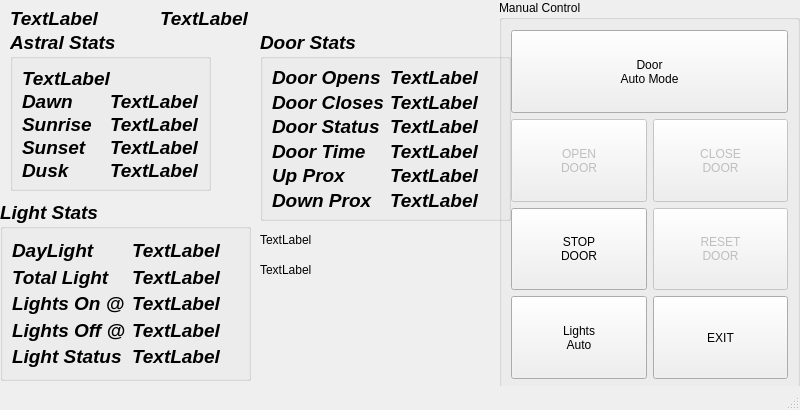
<?xml version="1.0" encoding="UTF-8"?>
<ui version="4.0">
 <class>MainWindow</class>
 <widget class="QMainWindow" name="MainWindow">
  <property name="geometry">
   <rect>
    <x>0</x>
    <y>0</y>
    <width>800</width>
    <height>410</height>
   </rect>
  </property>
  <property name="windowTitle">
   <string>Chicken Coop</string>
  </property>
  <property name="animated">
   <bool>false</bool>
  </property>
  <widget class="QWidget" name="centralwidget">
   <widget class="QLabel" name="dateLabel">
    <property name="geometry">
     <rect>
      <x>10</x>
      <y>10</y>
      <width>131</width>
      <height>17</height>
     </rect>
    </property>
    <property name="font">
     <font>
      <pointsize>14</pointsize>
      <weight>75</weight>
      <italic>true</italic>
      <bold>true</bold>
     </font>
    </property>
    <property name="text">
     <string>TextLabel</string>
    </property>
   </widget>
   <widget class="QGroupBox" name="gridGroupBox">
    <property name="geometry">
     <rect>
      <x>10</x>
      <y>30</y>
      <width>201</width>
      <height>161</height>
     </rect>
    </property>
    <property name="font">
     <font>
      <pointsize>14</pointsize>
      <weight>75</weight>
      <italic>true</italic>
      <bold>true</bold>
     </font>
    </property>
    <property name="title">
     <string>Astral Stats</string>
    </property>
    <property name="alignment">
     <set>Qt::AlignLeading|Qt::AlignLeft|Qt::AlignTop</set>
    </property>
    <layout class="QGridLayout" name="gridLayout">
     <property name="topMargin">
      <number>10</number>
     </property>
     <item row="2" column="0">
      <widget class="QLabel" name="label_2">
       <property name="text">
        <string>Sunrise</string>
       </property>
       <property name="margin">
        <number>1</number>
       </property>
      </widget>
     </item>
     <item row="4" column="0">
      <widget class="QLabel" name="label_4">
       <property name="text">
        <string>Dusk</string>
       </property>
       <property name="margin">
        <number>1</number>
       </property>
      </widget>
     </item>
     <item row="3" column="0">
      <widget class="QLabel" name="label_3">
       <property name="text">
        <string>Sunset</string>
       </property>
       <property name="margin">
        <number>1</number>
       </property>
      </widget>
     </item>
     <item row="2" column="1">
      <widget class="QLabel" name="sunriseLabel">
       <property name="text">
        <string>TextLabel</string>
       </property>
       <property name="margin">
        <number>1</number>
       </property>
      </widget>
     </item>
     <item row="1" column="0">
      <widget class="QLabel" name="label">
       <property name="text">
        <string>Dawn</string>
       </property>
       <property name="margin">
        <number>1</number>
       </property>
      </widget>
     </item>
     <item row="1" column="1">
      <widget class="QLabel" name="dawnLabel">
       <property name="text">
        <string>TextLabel</string>
       </property>
       <property name="margin">
        <number>1</number>
       </property>
      </widget>
     </item>
     <item row="3" column="1">
      <widget class="QLabel" name="sunsetLabel">
       <property name="text">
        <string>TextLabel</string>
       </property>
       <property name="margin">
        <number>1</number>
       </property>
      </widget>
     </item>
     <item row="4" column="1">
      <widget class="QLabel" name="duskLabel">
       <property name="text">
        <string>TextLabel</string>
       </property>
       <property name="margin">
        <number>1</number>
       </property>
      </widget>
     </item>
     <item row="0" column="0" colspan="2">
      <widget class="QLabel" name="methodLabel">
       <property name="text">
        <string>TextLabel</string>
       </property>
      </widget>
     </item>
    </layout>
   </widget>
   <widget class="QLabel" name="timeLabel">
    <property name="geometry">
     <rect>
      <x>160</x>
      <y>10</y>
      <width>141</width>
      <height>17</height>
     </rect>
    </property>
    <property name="font">
     <font>
      <pointsize>14</pointsize>
      <weight>75</weight>
      <italic>true</italic>
      <bold>true</bold>
     </font>
    </property>
    <property name="text">
     <string>TextLabel</string>
    </property>
   </widget>
   <widget class="QGroupBox" name="gridGroupBox">
    <property name="geometry">
     <rect>
      <x>499</x>
      <y>0</y>
      <width>301</width>
      <height>391</height>
     </rect>
    </property>
    <property name="styleSheet">
     <string notr="true">QPushButton {
min-height: 50px;
min-width: 50px;
font: 22pt &quot;DajaVu Sans&quot;;
}</string>
    </property>
    <property name="title">
     <string>Manual Control</string>
    </property>
    <property name="alignment">
     <set>Qt::AlignLeading|Qt::AlignLeft|Qt::AlignTop</set>
    </property>
    <layout class="QGridLayout" name="gridLayout_2">
     <property name="topMargin">
      <number>10</number>
     </property>
     <item row="3" column="1">
      <widget class="QPushButton" name="exitPB">
       <property name="sizePolicy">
        <sizepolicy hsizetype="Preferred" vsizetype="Preferred">
         <horstretch>0</horstretch>
         <verstretch>0</verstretch>
        </sizepolicy>
       </property>
       <property name="minimumSize">
        <size>
         <width>54</width>
         <height>54</height>
        </size>
       </property>
       <property name="text">
        <string>EXIT</string>
       </property>
      </widget>
     </item>
     <item row="3" column="0">
      <widget class="QPushButton" name="lightPB">
       <property name="sizePolicy">
        <sizepolicy hsizetype="Preferred" vsizetype="Preferred">
         <horstretch>0</horstretch>
         <verstretch>0</verstretch>
        </sizepolicy>
       </property>
       <property name="minimumSize">
        <size>
         <width>54</width>
         <height>54</height>
        </size>
       </property>
       <property name="text">
        <string>Lights
Auto</string>
       </property>
       <property name="checkable">
        <bool>true</bool>
       </property>
      </widget>
     </item>
     <item row="1" column="0">
      <widget class="QPushButton" name="openDoorPB">
       <property name="enabled">
        <bool>false</bool>
       </property>
       <property name="sizePolicy">
        <sizepolicy hsizetype="Preferred" vsizetype="Preferred">
         <horstretch>0</horstretch>
         <verstretch>0</verstretch>
        </sizepolicy>
       </property>
       <property name="minimumSize">
        <size>
         <width>54</width>
         <height>54</height>
        </size>
       </property>
       <property name="text">
        <string>OPEN
DOOR</string>
       </property>
      </widget>
     </item>
     <item row="1" column="1">
      <widget class="QPushButton" name="closeDoorPB">
       <property name="enabled">
        <bool>false</bool>
       </property>
       <property name="sizePolicy">
        <sizepolicy hsizetype="Preferred" vsizetype="Preferred">
         <horstretch>0</horstretch>
         <verstretch>0</verstretch>
        </sizepolicy>
       </property>
       <property name="minimumSize">
        <size>
         <width>54</width>
         <height>54</height>
        </size>
       </property>
       <property name="text">
        <string>CLOSE
DOOR</string>
       </property>
      </widget>
     </item>
     <item row="0" column="0" colspan="2">
      <widget class="QPushButton" name="doorModePB">
       <property name="sizePolicy">
        <sizepolicy hsizetype="Preferred" vsizetype="Preferred">
         <horstretch>0</horstretch>
         <verstretch>0</verstretch>
        </sizepolicy>
       </property>
       <property name="minimumSize">
        <size>
         <width>54</width>
         <height>54</height>
        </size>
       </property>
       <property name="text">
        <string>Door
Auto Mode</string>
       </property>
       <property name="checkable">
        <bool>true</bool>
       </property>
      </widget>
     </item>
     <item row="2" column="1">
      <widget class="QPushButton" name="resetDoorPB">
       <property name="enabled">
        <bool>false</bool>
       </property>
       <property name="sizePolicy">
        <sizepolicy hsizetype="Preferred" vsizetype="Preferred">
         <horstretch>0</horstretch>
         <verstretch>0</verstretch>
        </sizepolicy>
       </property>
       <property name="minimumSize">
        <size>
         <width>54</width>
         <height>54</height>
        </size>
       </property>
       <property name="text">
        <string>RESET
DOOR</string>
       </property>
      </widget>
     </item>
     <item row="2" column="0">
      <widget class="QPushButton" name="stopDoorPB">
       <property name="sizePolicy">
        <sizepolicy hsizetype="Preferred" vsizetype="Preferred">
         <horstretch>0</horstretch>
         <verstretch>0</verstretch>
        </sizepolicy>
       </property>
       <property name="minimumSize">
        <size>
         <width>54</width>
         <height>54</height>
        </size>
       </property>
       <property name="text">
        <string>STOP
DOOR</string>
       </property>
      </widget>
     </item>
    </layout>
   </widget>
   <widget class="QGroupBox" name="gridGroupBox">
    <property name="geometry">
     <rect>
      <x>0</x>
      <y>200</y>
      <width>251</width>
      <height>181</height>
     </rect>
    </property>
    <property name="font">
     <font>
      <pointsize>14</pointsize>
      <weight>75</weight>
      <italic>true</italic>
      <bold>true</bold>
     </font>
    </property>
    <property name="title">
     <string>Light Stats</string>
    </property>
    <layout class="QGridLayout" name="gridLayout_3">
     <property name="verticalSpacing">
      <number>1</number>
     </property>
     <item row="0" column="0">
      <widget class="QLabel" name="label_5">
       <property name="text">
        <string>DayLight</string>
       </property>
       <property name="margin">
        <number>1</number>
       </property>
      </widget>
     </item>
     <item row="1" column="0">
      <widget class="QLabel" name="label_12">
       <property name="text">
        <string>Total Light</string>
       </property>
      </widget>
     </item>
     <item row="1" column="1">
      <widget class="QLabel" name="totalLightLabel">
       <property name="text">
        <string>TextLabel</string>
       </property>
      </widget>
     </item>
     <item row="0" column="1">
      <widget class="QLabel" name="daylightLabel">
       <property name="text">
        <string>TextLabel</string>
       </property>
       <property name="margin">
        <number>1</number>
       </property>
      </widget>
     </item>
     <item row="2" column="0">
      <widget class="QLabel" name="label_13">
       <property name="text">
        <string>Lights On @</string>
       </property>
      </widget>
     </item>
     <item row="3" column="1">
      <widget class="QLabel" name="lightOffLabel">
       <property name="text">
        <string>TextLabel</string>
       </property>
      </widget>
     </item>
     <item row="2" column="1">
      <widget class="QLabel" name="lightOnTimeLabel">
       <property name="text">
        <string>TextLabel</string>
       </property>
      </widget>
     </item>
     <item row="3" column="0">
      <widget class="QLabel" name="label_9">
       <property name="text">
        <string>Lights Off @</string>
       </property>
      </widget>
     </item>
     <item row="4" column="0">
      <widget class="QLabel" name="label_8">
       <property name="text">
        <string>Light Status</string>
       </property>
      </widget>
     </item>
     <item row="4" column="1">
      <widget class="QLabel" name="lightStatusLabel">
       <property name="text">
        <string>TextLabel</string>
       </property>
      </widget>
     </item>
    </layout>
   </widget>
   <widget class="QGroupBox" name="gridGroupBox">
    <property name="geometry">
     <rect>
      <x>260</x>
      <y>30</y>
      <width>251</width>
      <height>191</height>
     </rect>
    </property>
    <property name="font">
     <font>
      <pointsize>14</pointsize>
      <weight>75</weight>
      <italic>true</italic>
      <bold>true</bold>
     </font>
    </property>
    <property name="title">
     <string>Door Stats</string>
    </property>
    <layout class="QGridLayout" name="gridLayout_4">
     <item row="1" column="1">
      <widget class="QLabel" name="doorCloseTimeLabel">
       <property name="text">
        <string>TextLabel</string>
       </property>
      </widget>
     </item>
     <item row="1" column="0">
      <widget class="QLabel" name="label_11">
       <property name="text">
        <string>Door Closes</string>
       </property>
      </widget>
     </item>
     <item row="2" column="1">
      <widget class="QLabel" name="doorStatusLabel">
       <property name="text">
        <string>TextLabel</string>
       </property>
      </widget>
     </item>
     <item row="4" column="0">
      <widget class="QLabel" name="label_14">
       <property name="text">
        <string>Up Prox</string>
       </property>
      </widget>
     </item>
     <item row="2" column="0">
      <widget class="QLabel" name="label_7">
       <property name="text">
        <string>Door Status</string>
       </property>
      </widget>
     </item>
     <item row="0" column="1">
      <widget class="QLabel" name="doorOpenTimeLabel">
       <property name="text">
        <string>TextLabel</string>
       </property>
      </widget>
     </item>
     <item row="0" column="0">
      <widget class="QLabel" name="label_6">
       <property name="text">
        <string>Door Opens</string>
       </property>
      </widget>
     </item>
     <item row="3" column="0">
      <widget class="QLabel" name="label_10">
       <property name="text">
        <string>Door Time</string>
       </property>
      </widget>
     </item>
     <item row="3" column="1">
      <widget class="QLabel" name="doorTimeLabel">
       <property name="text">
        <string>TextLabel</string>
       </property>
      </widget>
     </item>
     <item row="4" column="1">
      <widget class="QLabel" name="upProxLabel">
       <property name="text">
        <string>TextLabel</string>
       </property>
      </widget>
     </item>
     <item row="5" column="0">
      <widget class="QLabel" name="label_16">
       <property name="text">
        <string>Down Prox</string>
       </property>
      </widget>
     </item>
     <item row="5" column="1">
      <widget class="QLabel" name="downProxLabel">
       <property name="text">
        <string>TextLabel</string>
       </property>
      </widget>
     </item>
    </layout>
   </widget>
   <widget class="QLabel" name="testLb1">
    <property name="geometry">
     <rect>
      <x>260</x>
      <y>230</y>
      <width>231</width>
      <height>20</height>
     </rect>
    </property>
    <property name="text">
     <string>TextLabel</string>
    </property>
   </widget>
   <widget class="QLabel" name="testLb2">
    <property name="geometry">
     <rect>
      <x>260</x>
      <y>260</y>
      <width>231</width>
      <height>20</height>
     </rect>
    </property>
    <property name="text">
     <string>TextLabel</string>
    </property>
   </widget>
  </widget>
  <widget class="QStatusBar" name="statusbar">
   <property name="font">
    <font>
     <pointsize>12</pointsize>
     <weight>75</weight>
     <bold>true</bold>
    </font>
   </property>
  </widget>
 </widget>
 <resources/>
 <connections/>
</ui>
